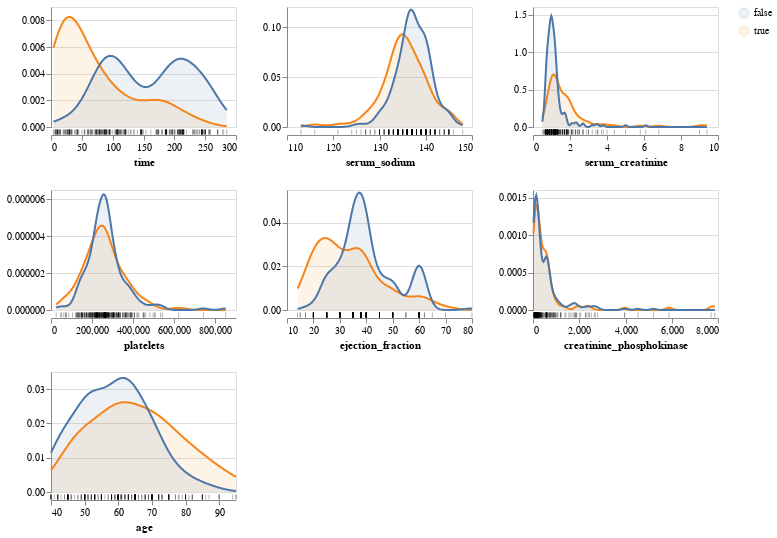

Here is the notebook cell this chart was saved with:
### Code cell
# Create the distribution plots
aly.dist(heart_failure_data,color = 'DEATH_EVENT')

### Figure 1 — Vega-Lite specification as saved in the notebook (floating-point values rounded to 4 significant figures; data arrays with more than 128 entries replaced by an {"elided": "..."} marker saying what was removed)
{"config": {"view": {"continuousWidth": 300, "continuousHeight": 300}}, "concat": [{"layer": [{"mark": {"type": "area", "opacity": 0.1}, "encoding": {"color": {"field": "DEATH_EVENT", "title": null, "type": "nominal"}, "x": {"axis": {"grid": false}, "field": "time", "type": "quantitative"}, "y": {"field": "density", "stack": false, "title": null, "type": "quantitative"}}, "transform": [{"density": "time", "groupby": ["DEATH_EVENT"], "minsteps": 100, "as": ["time", "density"]}]}, {"mark": {"type": "line"}, "encoding": {"color": {"field": "DEATH_EVENT", "title": null, "type": "nominal"}, "x": {"axis": {"grid": false}, "field": "time", "type": "quantitative"}, "y": {"field": "density", "stack": false, "title": null, "type": "quantitative"}}, "transform": [{"density": "time", "groupby": ["DEATH_EVENT"], "minsteps": 100, "as": ["time", "density"]}]}, {"mark": {"type": "tick", "color": "black", "height": 5, "opacity": 0.3, "yOffset": 65}, "encoding": {"tooltip": {"value": "Individual observations"}, "x": {"axis": {"offset": 8}, "field": "time", "type": "quantitative"}}}], "height": 120, "width": 185}, {"layer": [{"mark": {"type": "area", "opacity": 0.1}, "encoding": {"color": {"field": "DEATH_EVENT", "title": null, "type": "nominal"}, "x": {"axis": {"grid": false}, "field": "serum_sodium", "type": "quantitative"}, "y": {"field": "density", "stack": false, "title": null, "type": "quantitative"}}, "transform": [{"density": "serum_sodium", "groupby": ["DEATH_EVENT"], "minsteps": 100, "as": ["serum_sodium", "density"]}]}, {"mark": {"type": "line"}, "encoding": {"color": {"field": "DEATH_EVENT", "title": null, "type": "nominal"}, "x": {"axis": {"grid": false}, "field": "serum_sodium", "type": "quantitative"}, "y": {"field": "density", "stack": false, "title": null, "type": "quantitative"}}, "transform": [{"density": "serum_sodium", "groupby": ["DEATH_EVENT"], "minsteps": 100, "as": ["serum_sodium", "density"]}]}, {"mark": {"type": "tick", "color": "black", "height": 5, "opacity": 0.3, "yOffset": 65}, "encoding": {"tooltip": {"value": "Individual observations"}, "x": {"axis": {"offset": 8}, "field": "serum_sodium", "type": "quantitative"}}}], "height": 120, "width": 185}, {"layer": [{"mark": {"type": "area", "opacity": 0.1}, "encoding": {"color": {"field": "DEATH_EVENT", "title": null, "type": "nominal"}, "x": {"axis": {"grid": false}, "field": "serum_creatinine", "type": "quantitative"}, "y": {"field": "density", "stack": false, "title": null, "type": "quantitative"}}, "transform": [{"density": "serum_creatinine", "groupby": ["DEATH_EVENT"], "minsteps": 100, "as": ["serum_creatinine", "density"]}]}, {"mark": {"type": "line"}, "encoding": {"color": {"field": "DEATH_EVENT", "title": null, "type": "nominal"}, "x": {"axis": {"grid": false}, "field": "serum_creatinine", "type": "quantitative"}, "y": {"field": "density", "stack": false, "title": null, "type": "quantitative"}}, "transform": [{"density": "serum_creatinine", "groupby": ["DEATH_EVENT"], "minsteps": 100, "as": ["serum_creatinine", "density"]}]}, {"mark": {"type": "tick", "color": "black", "height": 5, "opacity": 0.3, "yOffset": 65}, "encoding": {"tooltip": {"value": "Individual observations"}, "x": {"axis": {"offset": 8}, "field": "serum_creatinine", "type": "quantitative"}}}], "height": 120, "width": 185}, {"layer": [{"mark": {"type": "area", "opacity": 0.1}, "encoding": {"color": {"field": "DEATH_EVENT", "title": null, "type": "nominal"}, "x": {"axis": {"grid": false}, "field": "platelets", "type": "quantitative"}, "y": {"field": "density", "stack": false, "title": null, "type": "quantitative"}}, "transform": [{"density": "platelets", "groupby": ["DEATH_EVENT"], "minsteps": 100, "as": ["platelets", "density"]}]}, {"mark": {"type": "line"}, "encoding": {"color": {"field": "DEATH_EVENT", "title": null, "type": "nominal"}, "x": {"axis": {"grid": false}, "field": "platelets", "type": "quantitative"}, "y": {"field": "density", "stack": false, "title": null, "type": "quantitative"}}, "transform": [{"density": "platelets", "groupby": ["DEATH_EVENT"], "minsteps": 100, "as": ["platelets", "density"]}]}, {"mark": {"type": "tick", "color": "black", "height": 5, "opacity": 0.3, "yOffset": 65}, "encoding": {"tooltip": {"value": "Individual observations"}, "x": {"axis": {"offset": 8}, "field": "platelets", "type": "quantitative"}}}], "height": 120, "width": 185}, {"layer": [{"mark": {"type": "area", "opacity": 0.1}, "encoding": {"color": {"field": "DEATH_EVENT", "title": null, "type": "nominal"}, "x": {"axis": {"grid": false}, "field": "ejection_fraction", "type": "quantitative"}, "y": {"field": "density", "stack": false, "title": null, "type": "quantitative"}}, "transform": [{"density": "ejection_fraction", "groupby": ["DEATH_EVENT"], "minsteps": 100, "as": ["ejection_fraction", "density"]}]}, {"mark": {"type": "line"}, "encoding": {"color": {"field": "DEATH_EVENT", "title": null, "type": "nominal"}, "x": {"axis": {"grid": false}, "field": "ejection_fraction", "type": "quantitative"}, "y": {"field": "density", "stack": false, "title": null, "type": "quantitative"}}, "transform": [{"density": "ejection_fraction", "groupby": ["DEATH_EVENT"], "minsteps": 100, "as": ["ejection_fraction", "density"]}]}, {"mark": {"type": "tick", "color": "black", "height": 5, "opacity": 0.3, "yOffset": 65}, "encoding": {"tooltip": {"value": "Individual observations"}, "x": {"axis": {"offset": 8}, "field": "ejection_fraction", "type": "quantitative"}}}], "height": 120, "width": 185}, {"layer": [{"mark": {"type": "area", "opacity": 0.1}, "encoding": {"color": {"field": "DEATH_EVENT", "title": null, "type": "nominal"}, "x": {"axis": {"grid": false}, "field": "creatinine_phosphokinase", "type": "quantitative"}, "y": {"field": "density", "stack": false, "title": null, "type": "quantitative"}}, "transform": [{"density": "creatinine_phosphokinase", "groupby": ["DEATH_EVENT"], "minsteps": 100, "as": ["creatinine_phosphokinase", "density"]}]}, {"mark": {"type": "line"}, "encoding": {"color": {"field": "DEATH_EVENT", "title": null, "type": "nominal"}, "x": {"axis": {"grid": false}, "field": "creatinine_phosphokinase", "type": "quantitative"}, "y": {"field": "density", "stack": false, "title": null, "type": "quantitative"}}, "transform": [{"density": "creatinine_phosphokinase", "groupby": ["DEATH_EVENT"], "minsteps": 100, "as": ["creatinine_phosphokinase", "density"]}]}, {"mark": {"type": "tick", "color": "black", "height": 5, "opacity": 0.3, "yOffset": 65}, "encoding": {"tooltip": {"value": "Individual observations"}, "x": {"axis": {"offset": 8}, "field": "creatinine_phosphokinase", "type": "quantitative"}}}], "height": 120, "width": 185}, {"layer": [{"mark": {"type": "area", "opacity": 0.1}, "encoding": {"color": {"field": "DEATH_EVENT", "title": null, "type": "nominal"}, "x": {"axis": {"grid": false}, "field": "age", "type": "quantitative"}, "y": {"field": "density", "stack": false, "title": null, "type": "quantitative"}}, "transform": [{"density": "age", "groupby": ["DEATH_EVENT"], "minsteps": 100, "as": ["age", "density"]}]}, {"mark": {"type": "line"}, "encoding": {"color": {"field": "DEATH_EVENT", "title": null, "type": "nominal"}, "x": {"axis": {"grid": false}, "field": "age", "type": "quantitative"}, "y": {"field": "density", "stack": false, "title": null, "type": "quantitative"}}, "transform": [{"density": "age", "groupby": ["DEATH_EVENT"], "minsteps": 100, "as": ["age", "density"]}]}, {"mark": {"type": "tick", "color": "black", "height": 5, "opacity": 0.3, "yOffset": 65}, "encoding": {"tooltip": {"value": "Individual observations"}, "x": {"axis": {"offset": 8}, "field": "age", "type": "quantitative"}}}], "height": 120, "width": 185}], "columns": 3, "data": {"name": "data-da2da1d6f40526eebb00b623881b329b"}, "$schema": "https://vega.github.io/schema/vega-lite/v5.20.1.json", "datasets": {"data-da2da1d6f40526eebb00b623881b329b": {"elided": "299 records"}}}
